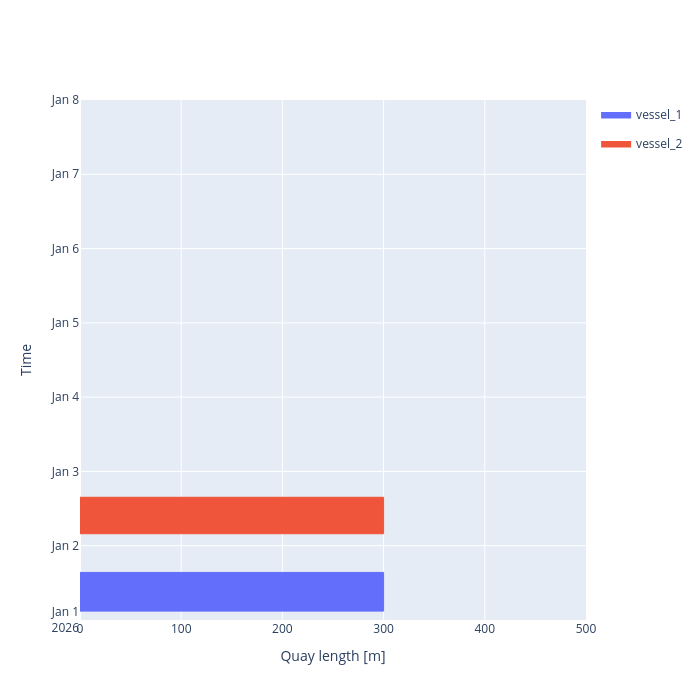

Write notebook code for a chart like this one.
### Code cell
fig = quay.plot_berth_occupation(time_stop = pd.Timestamp('2026-01-08'), style = 'plotly')
fig

### Figure 1 — Plotly figure (JSON) as saved in the notebook; plotly's stock layout.template omitted (floating-point values rounded to 4 significant figures; data arrays with more than 128 entries replaced by an {"elided": "..."} marker saying what was removed)
{"data": [{"fill": "toself", "fillcolor": "#636EFA", "hoverinfo": "skip", "legendgroup": "e81d1fba-7da6-4023-b8f9-6cb7d7a32dcc", "line": {"color": "#636EFA", "width": 1}, "mode": "lines", "name": "vessel_1", "showlegend": true, "type": "scatter", "x": [0, 0, 300, 300, 0], "y": ["2026-01-01T02:52:20.555556", "2026-01-01T15:22:06", "2026-01-01T15:22:06", "2026-01-01T02:52:20.555556", "2026-01-01T02:52:20.555556"]}, {"customdata": {"elided": "620x9 mixed values"}, "hovertemplate": "<b>%{customdata[0]}</b><br>Length (L): %{customdata[1]} m<br>Beam (B): %{customdata[2]} m<br>Draft (T): %{customdata[3]} m<br>Operation ID: %{customdata[4]}<br>Position: %{customdata[5]}–%{customdata[6]} m<br>Start: %{customdata[7]|%d %b %Y %H:%M}<br>End: %{customdata[8]|%d %b %Y %H:%M}<br><extra></extra>", "legendgroup": "e81d1fba-7da6-4023-b8f9-6cb7d7a32dcc", "marker": {"color": "#636EFA", "opacity": 0, "size": 12}, "mode": "markers", "showlegend": false, "type": "scatter", "x": {"elided": "620 float values"}, "y": {"elided": "620 str values"}}, {"fill": "toself", "fillcolor": "#EF553B", "hoverinfo": "skip", "legendgroup": "2d5f445a-c7ae-4e49-b94f-79f164fa6ba2", "line": {"color": "#EF553B", "width": 1}, "mode": "lines", "name": "vessel_2", "showlegend": true, "type": "scatter", "x": [0, 0, 300, 300, 0], "y": ["2026-01-02T03:52:20.555554", "2026-01-02T15:39:30", "2026-01-02T15:39:30", "2026-01-02T03:52:20.555554", "2026-01-02T03:52:20.555554"]}, {"customdata": {"elided": "620x9 mixed values"}, "hovertemplate": "<b>%{customdata[0]}</b><br>Length (L): %{customdata[1]} m<br>Beam (B): %{customdata[2]} m<br>Draft (T): %{customdata[3]} m<br>Operation ID: %{customdata[4]}<br>Position: %{customdata[5]}–%{customdata[6]} m<br>Start: %{customdata[7]|%d %b %Y %H:%M}<br>End: %{customdata[8]|%d %b %Y %H:%M}<br><extra></extra>", "legendgroup": "2d5f445a-c7ae-4e49-b94f-79f164fa6ba2", "marker": {"color": "#EF553B", "opacity": 0, "size": 12}, "mode": "markers", "showlegend": false, "type": "scatter", "x": {"elided": "620 float values"}, "y": {"elided": "620 str values"}}], "layout": {"height": 700, "width": 700, "xaxis": {"range": [0, 500], "title": {"text": "Quay length [m]"}}, "yaxis": {"range": ["2026-01-01T00:00:00", "2026-01-08T00:00:00"], "title": {"text": "Time"}}}}
